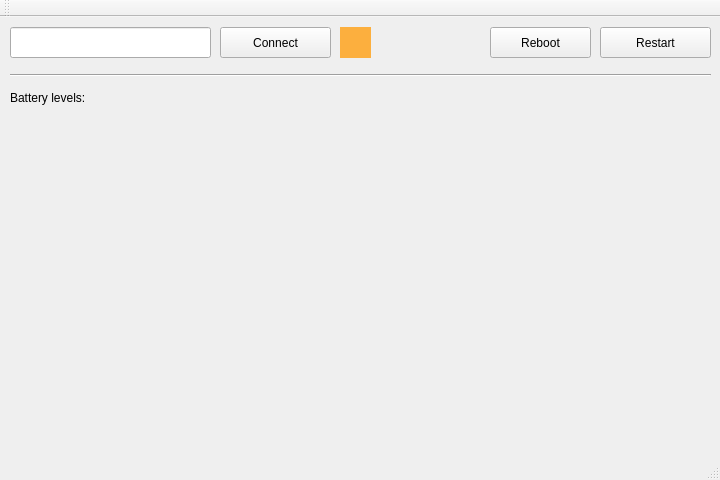
<?xml version="1.0" encoding="UTF-8"?>
<ui version="4.0">
 <class>MetaBotGui</class>
 <widget class="QMainWindow" name="MetaBotGui">
  <property name="geometry">
   <rect>
    <x>0</x>
    <y>0</y>
    <width>720</width>
    <height>480</height>
   </rect>
  </property>
  <property name="windowTitle">
   <string>MetaBotGui</string>
  </property>
  <widget class="QWidget" name="centralWidget">
   <widget class="QPushButton" name="pushButton">
    <property name="geometry">
     <rect>
      <x>220</x>
      <y>10</y>
      <width>111</width>
      <height>31</height>
     </rect>
    </property>
    <property name="text">
     <string>Connect</string>
    </property>
   </widget>
   <widget class="QPushButton" name="pushButton_2">
    <property name="geometry">
     <rect>
      <x>490</x>
      <y>10</y>
      <width>101</width>
      <height>31</height>
     </rect>
    </property>
    <property name="text">
     <string>Reboot</string>
    </property>
   </widget>
   <widget class="QLineEdit" name="lineEdit">
    <property name="geometry">
     <rect>
      <x>10</x>
      <y>10</y>
      <width>201</width>
      <height>31</height>
     </rect>
    </property>
   </widget>
   <widget class="QPushButton" name="pushButton_3">
    <property name="geometry">
     <rect>
      <x>600</x>
      <y>10</y>
      <width>111</width>
      <height>31</height>
     </rect>
    </property>
    <property name="text">
     <string>Restart</string>
    </property>
   </widget>
   <widget class="QLabel" name="label">
    <property name="geometry">
     <rect>
      <x>340</x>
      <y>10</y>
      <width>31</width>
      <height>31</height>
     </rect>
    </property>
    <property name="styleSheet">
     <string notr="true">background-color: rgb(252, 175, 62);</string>
    </property>
    <property name="text">
     <string/>
    </property>
   </widget>
   <widget class="Line" name="line">
    <property name="geometry">
     <rect>
      <x>10</x>
      <y>50</y>
      <width>701</width>
      <height>16</height>
     </rect>
    </property>
    <property name="orientation">
     <enum>Qt::Horizontal</enum>
    </property>
   </widget>
   <widget class="QLabel" name="label_2">
    <property name="geometry">
     <rect>
      <x>10</x>
      <y>70</y>
      <width>121</width>
      <height>21</height>
     </rect>
    </property>
    <property name="text">
     <string>Battery levels:</string>
    </property>
   </widget>
  </widget>
  <widget class="QMenuBar" name="menuBar">
   <property name="geometry">
    <rect>
     <x>0</x>
     <y>0</y>
     <width>720</width>
     <height>23</height>
    </rect>
   </property>
  </widget>
  <widget class="QToolBar" name="mainToolBar">
   <attribute name="toolBarArea">
    <enum>TopToolBarArea</enum>
   </attribute>
   <attribute name="toolBarBreak">
    <bool>false</bool>
   </attribute>
  </widget>
  <widget class="QStatusBar" name="statusBar"/>
 </widget>
 <layoutdefault spacing="6" margin="11"/>
 <resources/>
 <connections/>
</ui>
